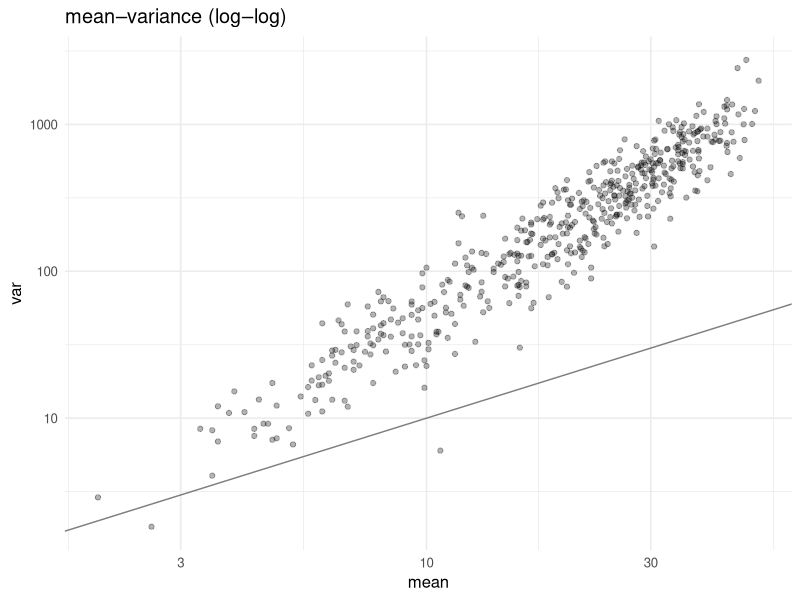
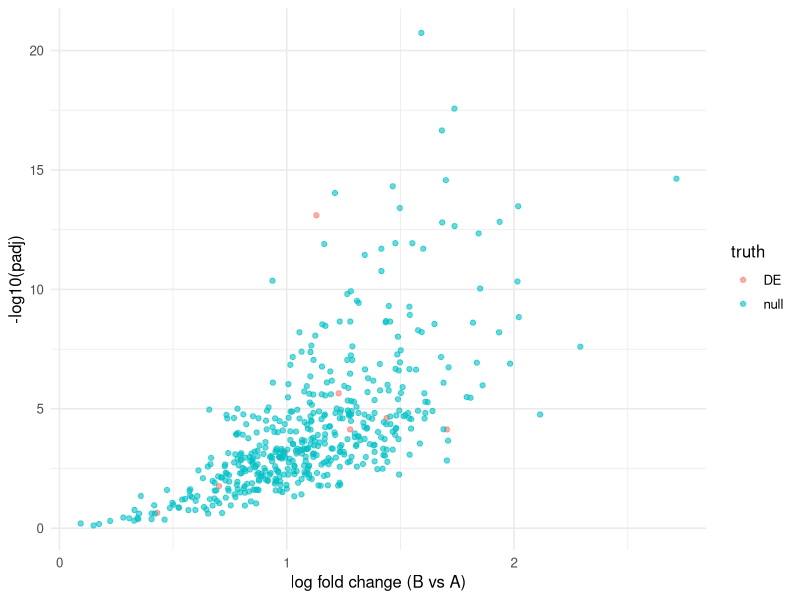

Source code (R) for these figures, in order:
## ---- chunk 1
#| label: setup
library(tidyverse)
library(MASS)
set.seed(42)
theme_set(theme_minimal(base_size = 12))
## ---- chunk 2
n_gene <- 500; n_samp <- 10
group <- rep(c("A", "B"), each = 5)
mu <- 2 * runif(n_gene, 1, 10)   # baseline mean per gene
lfc <- c(rep(log(3), 10), rep(0, n_gene - 10))
counts <- sapply(seq_len(n_samp), function(j) {
  rate <- mu * exp(ifelse(group[j] == "B", lfc, 0))
  rnbinom(n_gene, mu = rate, size = 5)
})
rownames(counts) <- paste0("g", seq_len(n_gene))
colnames(counts) <- paste0("s", seq_len(n_samp))

tibble(mean = rowMeans(counts), var = apply(counts, 1, var)) |>
  ggplot(aes(mean, var)) + geom_point(alpha = 0.3) +
  scale_x_log10() + scale_y_log10() +
  geom_abline(slope = 1, intercept = 0, colour = "grey50") +
  labs(title = "mean–variance (log–log)")
## ---- chunk 3
pvals <- numeric(n_gene)
logfcs <- numeric(n_gene)
for (g in seq_len(n_gene)) {
  y <- counts[g, ]
  fit <- try(glm.nb(y ~ group), silent = TRUE)
  if (inherits(fit, "try-error")) { pvals[g] <- NA; next }
  s <- summary(fit)
  pvals[g]  <- s$coefficients[2, 4]
  logfcs[g] <- s$coefficients[2, 1]
}
padj <- p.adjust(pvals, method = "BH")
## ---- chunk 4
truth <- c(rep("DE", 10), rep("null", n_gene - 10))
tibble(lfc = logfcs, padj = padj, truth = truth) |>
  drop_na() |>
  ggplot(aes(lfc, -log10(padj), colour = truth)) +
  geom_point(alpha = 0.6) +
  labs(x = "log fold change (B vs A)", y = "-log10(padj)")
## ---- chunk 5
mean(padj[1:10] < 0.05, na.rm = TRUE)
mean(padj[11:n_gene] < 0.05, na.rm = TRUE)
## ---- chunk 6
sessionInfo()
